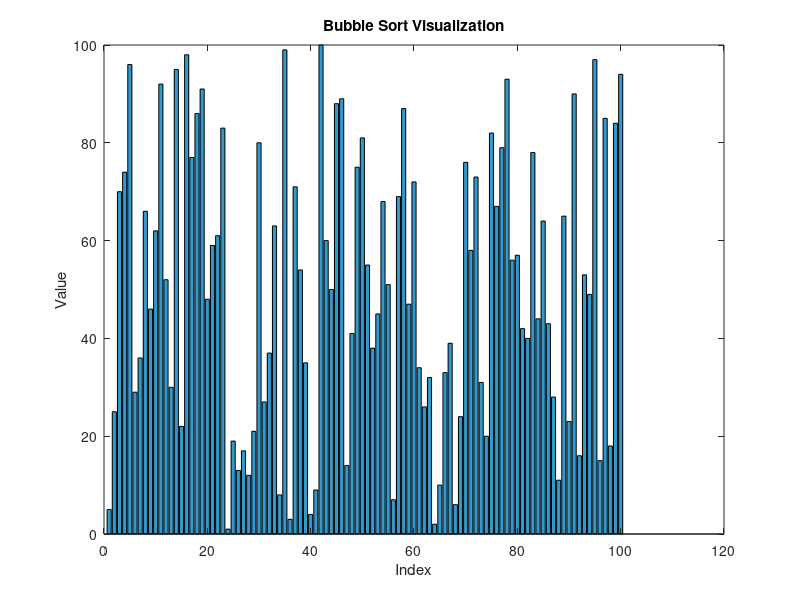

MATLAB code for this plot: (Note: this script raises an error after producing the figure.)
function x = bubbleSort(n)
    % default array of ints. {1, ..., n}
    if nargin < 1
        n = 100;
    end
    x = randperm(n); 
    
    % setup visualization
    figure;
    hBar = bar(x, 'FaceColor', [0.2 0.6 0.8]);
    title('Bubble Sort Visualization');
    xlabel('Index');
    ylabel('Value');
    
    if n == 1
        return;
    end

    for i = 1:n
        pause(0.1)
        flag = 0;
        for j = 1:(n - i)
            if x(j) > x(j+1)
                temp = x(j);
                x(j) = x(j+1);
                x(j+1) = temp;
                flag = 1;
                
                % visualization update
                hBar.YData = x;
                drawnow; 
            end
        end
        
        % termination condition
        if flag == 0
            break;
        end
    end
    
    disp('Sorting complete!');
end
